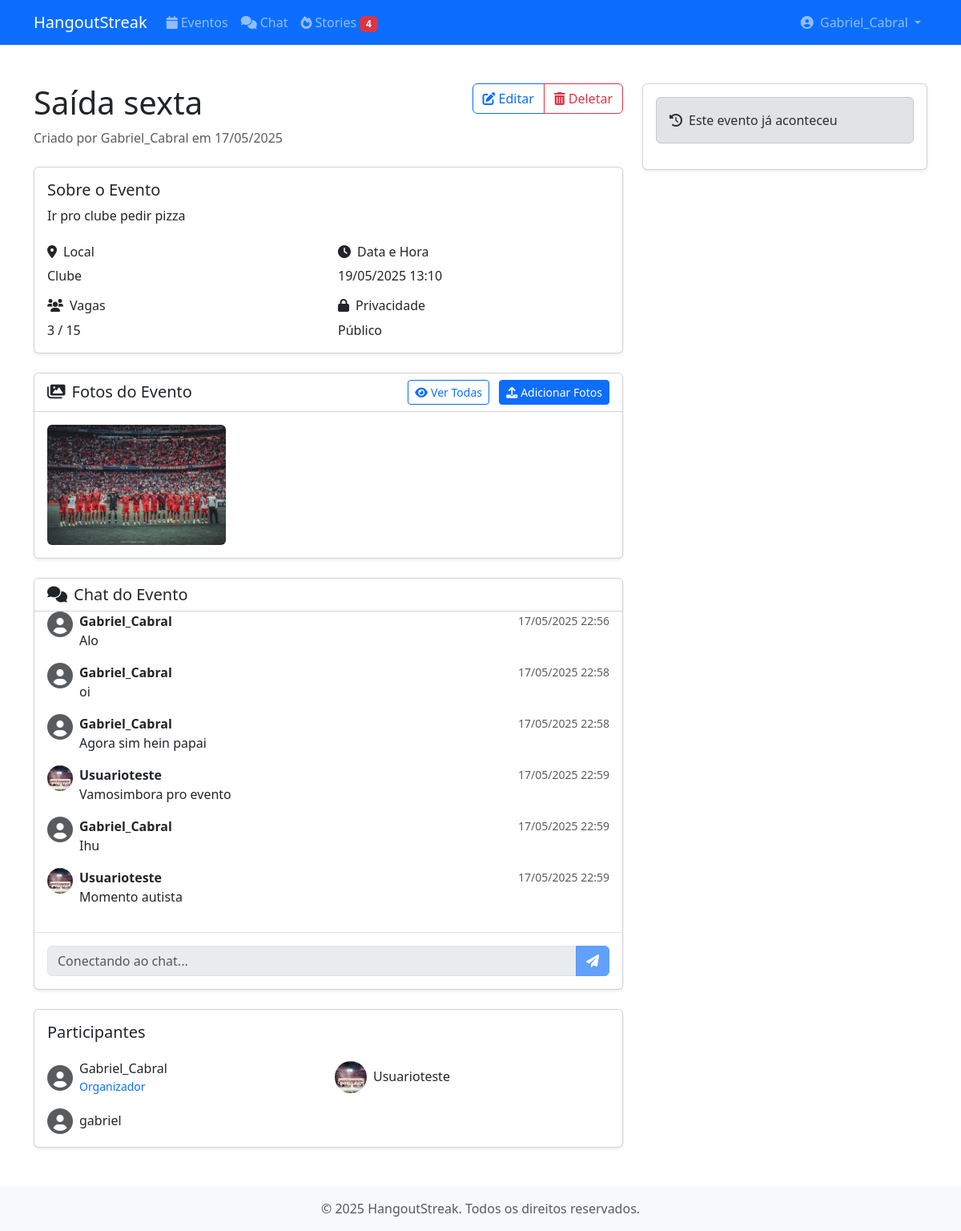
The page /events/2/ (signed in) on the database its author committed.
### events/models.py (models this page shows, shortened)
class Event(models.Model):
    title = models.CharField('Título', max_length=200)
    description = models.TextField('Descrição')
    date = models.DateTimeField('Data')
    location = models.CharField('Local', max_length=200)
    max_participants = models.IntegerField('Máximo de Participantes')
    creator = models.ForeignKey(
        User,
        on_delete=models.CASCADE,
        related_name='created_events'
    )
    participants = models.ManyToManyField(
        User,
        related_name='participating_events'
    )
    created_at = models.DateTimeField(auto_now_add=True)
    updated_at = models.DateTimeField(auto_now=True)
    image = models.ImageField(upload_to='event_pics/', null=True, blank=True)
    is_private = models.BooleanField('Evento Privado', default=False)
    class Meta:
        ordering = ['date']
        verbose_name = 'Evento'
        verbose_name_plural = 'Eventos'
    @property
    def is_past(self):
        return self.date < timezone.now()
    @property
    def is_full(self):
        return self.participants.count() >= self.max_participants

class EventPhoto(models.Model):
    event = models.ForeignKey(Event, on_delete=models.CASCADE, related_name='photos')
    user = models.ForeignKey(User, on_delete=models.CASCADE, related_name='event_photos')
    image = models.ImageField(upload_to='event_photos/')
    caption = models.CharField(max_length=200, blank=True)
    created_at = models.DateTimeField(auto_now_add=True)
    class Meta:
        ordering = ['-created_at']
        verbose_name = 'Foto do Evento'
        verbose_name_plural = 'Fotos do Evento'

class EventMessage(models.Model):
    event = models.ForeignKey(Event, on_delete=models.CASCADE, related_name='messages')
    user = models.ForeignKey(User, on_delete=models.CASCADE)
    content = models.TextField()
    timestamp = models.DateTimeField(auto_now_add=True)
    class Meta:
        ordering = ['timestamp']
        verbose_name = 'Mensagem'
        verbose_name_plural = 'Mensagens'

### users/models.py (models this page shows, shortened)
class Profile(models.Model):
    user = models.OneToOneField(User, on_delete=models.CASCADE)
    avatar = models.ImageField(upload_to='profile_pics', null=True, blank=True)
    bio = models.TextField(max_length=500, blank=True)
    friends = models.ManyToManyField('self', blank=True)
    streak_count = models.IntegerField('Streak Atual', default=0)
    total_events = models.IntegerField('Total de Eventos', default=0)
    achievements = models.ManyToManyField(Achievement, blank=True, related_name='users')
    highest_streak = models.IntegerField('Maior Streak', default=0)

### events/views.py (the view)
# urls.py: path('<int:event_id>/', views.event_detail, name='detail'),
@login_required
def event_detail(request, event_id):
    event = get_object_or_404(Event, id=event_id)
    is_participant = request.user in event.participants.all()
    can_join = not event.is_full and not is_participant
    context = {
        'event': event,
        'is_participant': is_participant,
        'can_join': can_join,
        'is_creator': event.creator == request.user
    }
    return render(request, 'events/detail.html', context)

### templates/events/detail.html (shortened to what this page needs)
{% extends 'base.html' %}
{% block content %}
<div class="container py-5">
    <div class="row">
        <div class="col-md-8">
            <div class="d-flex justify-content-between align-items-start mb-4">
                <div>
                    <h1 class="mb-2">{{ event.title }}</h1>
                    <p class="text-muted mb-0">
                        Criado por {{ event.creator.username }} em {{ event.created_at|date:"d/m/Y" }}
                    </p>
                </div>
                {% if is_creator %}
                    <div class="btn-group">
                        <a href="{% url 'events:edit' event.id %}" class="btn btn-outline-primary">
                            <i class="fas fa-edit me-1"></i>Editar
                        </a>
                        <a href="{% url 'events:delete' event.id %}" class="btn btn-outline-danger">
                            <i class="fas fa-trash-alt me-1"></i>Deletar
                        </a>
                    </div>
                {% endif %}
            </div>
            <div class="card shadow-sm mb-4">
                <div class="card-body">
                    <div class="mb-4">
                        <h5 class="card-title">Sobre o Evento</h5>
                        <p class="card-text">{{ event.description }}</p>
                    </div>
                    <div class="row">
                        <div class="col-md-6 mb-3">
                            <h6><i class="fas fa-map-marker-alt me-2"></i>Local</h6>
                            <p class="mb-0">{{ event.location }}</p>
                        </div>
                        <div class="col-md-6 mb-3">
                            <h6><i class="fas fa-clock me-2"></i>Data e Hora</h6>
                            <p class="mb-0">{{ event.date|date:"d/m/Y H:i" }}</p>
                        </div>
                        {% if event.max_participants > 0 %}
                            <div class="col-md-6">
                                <h6><i class="fas fa-users me-2"></i>Vagas</h6>
                                <p class="mb-0">{{ event.participants.count }} / {{ event.max_participants }}</p>
                            </div>
                        {% endif %}
                        <div class="col-md-6">
                            <h6><i class="fas fa-lock me-2"></i>Privacidade</h6>
                            <p class="mb-0">{{ event.is_private|yesno:"Privado,Público" }}</p>
                        </div>
                    </div>
                </div>
            </div>
            <div class="card shadow-sm mb-4">
                <div class="card-header bg-white">
                    <div class="d-flex justify-content-between align-items-center">
                        <h5 class="card-title mb-0">
                            <i class="fas fa-images me-2"></i>Fotos do Evento
                        </h5>
                        <div>
                            {% if is_participant or is_creator %}
                                <a href="{% url 'events:event_photos' event.id %}" class="btn btn-outline-primary btn-sm me-2">
                                    <i class="fas fa-eye me-1"></i>Ver Todas
                                </a>
                                <a href="{% url 'events:event_photos' event.id %}" class="btn btn-primary btn-sm">
                                    <i class="fas fa-upload me-1"></i>Adicionar Fotos
                                </a>
                            {% else %}
                                <a href="{% url 'events:event_photos' event.id %}" class="btn btn-outline-primary btn-sm">
                                    <i class="fas fa-eye me-1"></i>Ver Todas
                                </a>
                            {% endif %}
                        </div>
                    </div>
                </div>
                <div class="card-body">
                    {% if event.photos.all %}
                        <div class="row g-3">
                            {% for photo in event.photos.all|slice:":6" %}
                                <div class="col-md-4">
                                    <img src="{{ photo.image.url }}" class="img-fluid rounded" alt="Foto do evento" style="height: 150px; width: 100%; object-fit: cover;">
                                </div>
                            {% endfor %}
                        </div>
                    {% endif %}
                </div>
            </div>
            {% if is_participant %}
            <div class="card shadow-sm mb-4">
                <div class="card-header bg-white">
                    <h5 class="card-title mb-0">
                        <i class="fas fa-comments me-2"></i>Chat do Evento
                    </h5>
                </div>
                <div class="card-body p-0">
                    <div id="chat-messages" class="chat-messages p-3" style="height: 400px; overflow-y: auto;">
                        {% for message in event.messages.all %}
                        <div class="chat-message mb-3">
                            <div class="d-flex align-items-start">
                                {% if message.user.profile.avatar %}
                                    <img src="{{ message.user.profile.avatar.url }}" class="rounded-circle me-2" style="width: 32px; height: 32px;" alt="{{ message.user.username }}">
                                {% else %}
                                    <i class="fas fa-user-circle fa-2x me-2 text-muted"></i>
                                {% endif %}
                                <div class="flex-grow-1">
                                    <div class="d-flex justify-content-between align-items-center">
                                        <strong>{{ message.user.username }}</strong>
                                        <small class="text-muted">{{ message.timestamp|date:"d/m/Y H:i" }}</small>
                                    </div>
                                    <p class="mb-0">{{ message.content }}</p>
                                </div>
                            </div>
                        </div>
                        {% endfor %}
                    </div>
                    <div class="p-3 border-top">
                        <form id="chat-form" class="mb-0">
                            <div class="input-group">
                                <input type="text" id="chat-input" class="form-control" placeholder="Digite sua mensagem..." required>
                                <button class="btn btn-primary" type="submit">
                                    <i class="fas fa-paper-plane"></i>
                                </button>
                            </div>
                        </form>
                    </div>
                </div>
            </div>
            {% endif %}
            <div class="card shadow-sm">
                <div class="card-body">
                    <h5 class="card-title mb-4">Participantes</h5>
                    <div class="row g-3">
                        {% for participant in event.participants.all %}
                            <div class="col-md-6">
                                <div class="d-flex align-items-center">
                                    {% if participant.profile.avatar %}
                                        <img src="{{ participant.profile.avatar.url }}" class="rounded-circle me-2" style="width: 40px; height: 40px;" alt="{{ participant.username }}">
                                    {% else %}
                                        <i class="fas fa-user-circle fa-2x me-2 text-muted"></i>
                                    {% endif %}
                                    <div>
                                        <h6 class="mb-0">{{ participant.username }}</h6>
                                        {% if participant == event.creator %}
                                            <small class="text-primary">Organizador</small>
                                        {% endif %}
                                    </div>
                                </div>
                            </div>
                        {% endfor %}
                    </div>
                </div>
            </div>
        </div>
        <div class="col-md-4">
            <div class="card shadow-sm mb-4">
                <div class="card-body">
                    {% if event.is_past %}
                        <div class="alert alert-secondary mb-3">
                            <i class="fas fa-history me-2"></i>Este evento já aconteceu
                        </div>
                    {% endif %}
                </div>
            </div>
        </div>
    </div>
</div>
{% endblock %}

### templates/base.html (shortened to what this page needs)
{% load static %}
<!DOCTYPE html>
<html lang="pt-BR">
<head>
    <link href="https://cdn.jsdelivr.net/npm/bootstrap@5.3.0/dist/css/bootstrap.min.css" rel="stylesheet">
    <link href="https://cdnjs.cloudflare.com/ajax/libs/font-awesome/6.0.0/css/all.min.css" rel="stylesheet">
</head>
<body>
    <nav class="navbar navbar-expand-lg navbar-dark bg-primary">
        <div class="container">
            <a class="navbar-brand" href="{% url 'core:home' %}">HangoutStreak</a>
            <div class="collapse navbar-collapse" id="navbarNav">
                <ul class="navbar-nav me-auto">
                    {% if user.is_authenticated %}
                        <li class="nav-item">
                            <a class="nav-link" href="{% url 'events:list' %}">
                                <i class="fas fa-calendar me-1"></i>Eventos
                            </a>
                        </li>
                        <li class="nav-item">
                            <a class="nav-link" href="{% url 'chat:inbox' %}">
                                <i class="fas fa-comments me-1"></i>Chat
                            </a>
                        </li>
                        <li class="nav-item">
                            <a class="nav-link" href="{% url 'events:story_feed' %}">
                                <i class="fas fa-fire me-1"></i>Stories
                                {% if user.streaks_as_user1.count or user.streaks_as_user2.count %}
                                    <span class="badge bg-danger">
                                        {{ user.streaks_as_user1.count|add:user.streaks_as_user2.count }}
                                    </span>
                                {% endif %}
                            </a>
                        </li>
                    {% endif %}
                </ul>
                <ul class="navbar-nav">
                    {% if user.is_authenticated %}
                        <li class="nav-item dropdown">
                            <a class="nav-link dropdown-toggle" href="#" id="navbarDropdown" role="button" data-bs-toggle="dropdown">
                                {% if user.profile.avatar %}
                                    <img src="{{ user.profile.avatar.url }}" class="rounded-circle me-1" style="width: 24px; height: 24px;" alt="{{ user.username }}">
                                {% else %}
                                    <i class="fas fa-user-circle me-1"></i>
                                {% endif %}
                                {{ user.username }}
                            </a>
                        </li>
                    {% endif %}
                </ul>
            </div>
        </div>
    </nav>
    <main>
        {% block content %}{% endblock %}
    </main>
    <footer class="footer mt-auto py-3 bg-light">
        <div class="container text-center">
            <span class="text-muted">© {% now "Y" %} HangoutStreak. Todos os direitos reservados.</span>
        </div>
    </footer>
</body>
</html>

### rows shown on the page
Event: title "Saída sexta", creator.username "Gabriel_Cabral", created_at "17/05/2025", description "Ir pro clube pedir pizza", location "Clube", date "19/05/2025 13:10", participants.count "3", max_participants "15", is_private "Público"
EventPhoto: image (picture)
EventMessage: user.username "Gabriel_Cabral", timestamp "17/05/2025 22:56", content "Alo"
EventMessage: user.username "Gabriel_Cabral", timestamp "17/05/2025 22:58", content "oi"
EventMessage: user.username "Gabriel_Cabral", timestamp "17/05/2025 22:58", content "Agora sim hein papai"
EventMessage: user.profile.avatar (picture), user.username "Usuarioteste", timestamp "17/05/2025 22:59", content "Vamosimbora pro evento"
EventMessage: user.username "Gabriel_Cabral", timestamp "17/05/2025 22:59", content "Ihu"
EventMessage: user.profile.avatar (picture), user.username "Usuarioteste", timestamp "17/05/2025 22:59", content "Momento autista"

### other values the page prints
{{ user.streaks_as_user1.count|add:user.streaks_as_user2.count }} "4"
{{ user.username }} "Gabriel_Cabral"
{{ participant.username }} "Gabriel_Cabral"
{{ participant.username }} "Usuarioteste"
{{ participant.username }} "gabriel"
